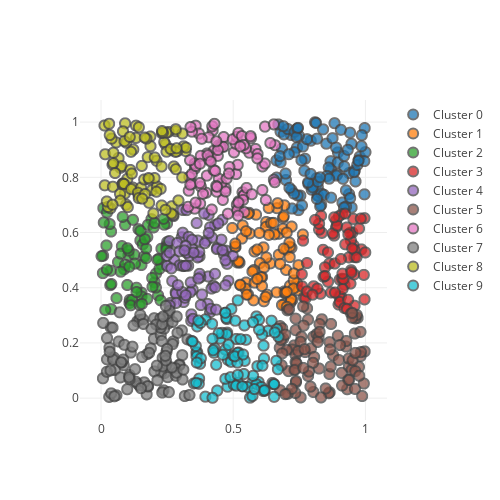

Source (notebook cell):
### Markdown cell above
### Big random data

### Code cell
n_clusters = 10

X = np.random.rand(100000,2)

clusters = doTests(n_clusters, X)
df = pd.DataFrame(X)
df['cluster'] = clusters

plot(df)
